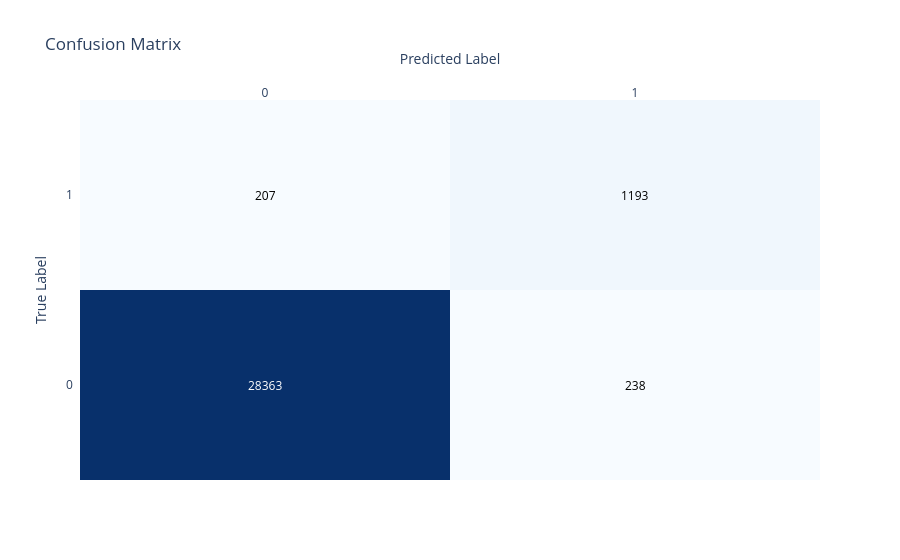

The notebook cell this image was saved under:
### Code cell
cm = confusion_matrix(Y_test, Y_pred)
cm_labels = [0, 1]

# Create the confusion matrix heatmap
fig = ff.create_annotated_heatmap(z=cm, x=cm_labels, y=cm_labels, colorscale='Blues')

# Update layout for better readability
fig.update_layout(
    title='Confusion Matrix',
    xaxis=dict(title='Predicted Label'),
    yaxis=dict(title='True Label')
)

fig.show()

### Figure 1 — Plotly figure (JSON) as saved in the notebook; plotly's stock layout.template omitted (floating-point values rounded to 4 significant figures)
{"data": [{"colorscale": [[0, "rgb(247,251,255)"], [0.125, "rgb(222,235,247)"], [0.25, "rgb(198,219,239)"], [0.375, "rgb(158,202,225)"], [0.5, "rgb(107,174,214)"], [0.625, "rgb(66,146,198)"], [0.75, "rgb(33,113,181)"], [0.875, "rgb(8,81,156)"], [1, "rgb(8,48,107)"]], "reversescale": false, "showscale": false, "type": "heatmap", "x": [0, 1], "y": [0, 1], "z": [[28363, 238], [207, 1193]]}], "layout": {"annotations": [{"font": {"color": "#FFFFFF"}, "showarrow": false, "text": "28363", "x": 0, "xref": "x", "y": 0, "yref": "y"}, {"font": {"color": "#000000"}, "showarrow": false, "text": "238", "x": 1, "xref": "x", "y": 0, "yref": "y"}, {"font": {"color": "#000000"}, "showarrow": false, "text": "207", "x": 0, "xref": "x", "y": 1, "yref": "y"}, {"font": {"color": "#000000"}, "showarrow": false, "text": "1193", "x": 1, "xref": "x", "y": 1, "yref": "y"}], "title": {"text": "Confusion Matrix"}, "xaxis": {"dtick": 1, "gridcolor": "rgb(0, 0, 0)", "side": "top", "ticks": "", "title": {"text": "Predicted Label"}}, "yaxis": {"dtick": 1, "ticks": "", "ticksuffix": "  ", "title": {"text": "True Label"}}}}
